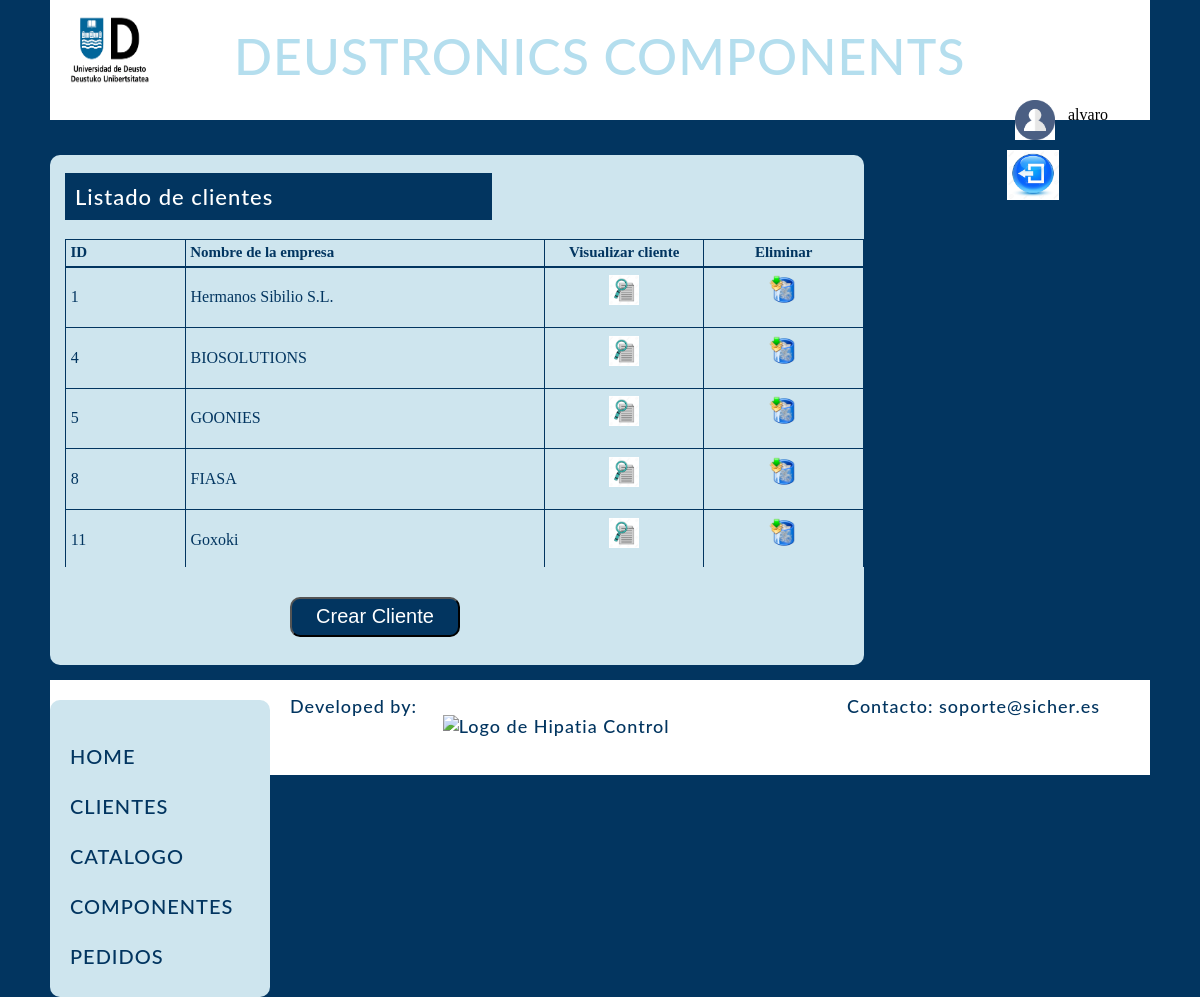
/appGestionPedidos/clientes/ (signed in), run on the app's committed database.
### appGestionPedidos/models.py (models this page shows, shortened)
class Cliente(models.Model):
    cif = models.CharField(max_length=10)
    nombre_empresa = models.CharField(max_length=80)
    direccion = models.CharField(max_length=120)
    codigo_postal = models.IntegerField()
    Localidad = models.CharField(max_length=120)
    Provincia = models.CharField(max_length=60)
    telefono = models.IntegerField()
    email = models.EmailField()
    persona_contacto = models.CharField(max_length=120)

### appGestionPedidos/views.py (the view)
# urls.py: path('clientes/', login_required(views.ClientesListView.as_view()), name='clientes'),
class ClientesListView(ListView):
    model = Cliente
    template_name = 'clientes.html'
    context_object_name = 'lista_clientes'
    def get_context_data(self, **kwargs):
        context = super(ClientesListView, self).get_context_data(**kwargs)
        context['Titulo_pagina'] = 'Listado de clientes'
        return context

### appGestionPedidos/templates/clientes.html (shortened to what this page needs)
{% extends 'base.html' %}
{% load static %}
{% block main %}
<h2 class = "titulos">Listado de clientes</h2>
<div class = "tabla">
	<table>
		<thead>
			<tr>
				<th class="primera-titulo">ID</th>
				<th class="segunda-titulo">Nombre de la empresa</th>
				<th class="tercera-titulo">Visualizar cliente</th>
				<th class="cuarta-titulo">Eliminar</th>
			</tr>
		</thead>
		<tbody>
			{% for d in lista_clientes %}
			<tr>
				<td class="primera" > {{ d.id }}</td>
				<td class="segunda">{{ d.nombre_empresa}}</td>
				<td class="tercera"><a href="/appGestionPedidos/clientes/{{ d.id }}"><img src="{% static 'IMG/LOGOS/examinar.jpg' %}" width="30px" height="30px" alt="Imagen de volver"></a></td>
				<td class="cuarta"><a href="/appGestionPedidos/clientes/delete/{{ d.id }}"><img src="{% static 'IMG/LOGOS/borrar.png' %}" width="30px" height="30px" alt="Imagen de volver"></a></td>
			</tr>
			{% endfor %}
		</tbody>
	</table>
</div>
<a class="crear" href="{% url 'Añadir_Cliente' %}"><button class ="boton" name="boton">Crear Cliente</button> </a>
{% endblock %}

### appGestionPedidos/templates/base.html (shortened to what this page needs)
{% load static %}
<!DOCTYPE html>
<html lang="es">
	<head>
		<link rel="stylesheet" href="{% static 'CSS/web_styles.css' %}">
	</head>
	<body onload="cambiarEstado()">
		<header>
			<img id="logo" src="{% static 'IMG/LOGOS/logo-deusto.png' %}" width="80px" height="100px" alt="Logo de Deusto">
			<h1>DEUSTRONICS COMPONENTS</h1>
			<div class="conten_salir">
				<div class="usuario_activo">
					<img src="{%static 'IMG/LOGOS/icono_usuario.png'%}" width="40px" height="40px" alt=""><label class="label_usuario">{{user.get_username}} </label>
				</div>
				<div class="salir">
					<a href="{%url 'logout' %}"><img src="{%static 'IMG/LOGOS/log_out.jpg'%}" width="52px" height="50px" alt=""></a>
				</div>
			</div>
		</header>
		<main>
			{% block main %}
            {% endblock %}
		</main>
		<div class="columna-izquierda">
			<div class="menu">
				<ul>
					<li><a class="enlace-menu" href="{% url 'home' %}">HOME</a></li>
					<li><a class="enlace-menu" href="{% url 'clientes' %}">CLIENTES</a></li>
					<li><a class="enlace-menu" href="{% url 'categorias' %}">CATALOGO</a></li>
					<li><a class="enlace-menu" href="{% url 'componentes' %}">COMPONENTES</a></li>
					<li><a class="enlace-menu" href="{% url 'pedidos' %}">PEDIDOS</a></li>
				</ul>
			</div>
		</div>
		<footer>
			<label>Developed by:</label>
			<img src="{% static 'IMG/LOGOS/logoHipatia.bmp' %}" width="80px" height="50px" alt="Logo de Hipatia Control">
			<div class="contacto">
				<label>Contacto: soporte@sicher.es</label>
			</div>
		</footer>
	</body>
</html>

### appGestionPedidos/static/CSS/web_styles.css (style rules this page uses)
body { background-color: #023560; max-width: 1100px; margin: 0 auto; }
header { background-color: white; height: 120px; margin-top: 0; max-width: 100%; }
h1 { color: #b4deee; display: inline-block; font-family: Lato, "sans-serif"; font-size: 50px; font-weight: 500; letter-spacing: 1px; line-height: 22px; margin-top: 0; padding-left: 80px; padding-top: 37px; vertical-align: bottom; }
#logo { display: inline-block; padding-left: 20px; vertical-align: bottom; }
.conten_salir { float:right; margin-left: 50px; display: inline-block; }
.usuario_activo { line-height:30px; }
.label_usuario { float:right; margin-right:55px; }
.salir { position: relative ; right: 8px; }
footer { background-color: white; clear: all; color: #023560; font-family: Lato, "sans-serif"; font-weight: 500; font-size: 18px; height: 80px; letter-spacing: 1px; margin-bottom: 0; margin-top: 15px; max-width: 100%; padding-left: 15px; padding-top: 15px; }
footer img { margin-top: 20px; margin-left: 0px; }
.contacto { margin-right: 30px; float:right; }
footer label { float: none; padding-top: 20px; margin-right: 20px; vertical-align: top; }
main { background-color: #cee5ee; background-radio: 10px; border-radius: 10px; box-sizing: border-box; display: inline-block; margin-top: 35px; padding-bottom: 25px; width: 74%; }
.titulos { background-color: #023560; color: white; padding: 10px; margin-left: 15px; width: 50%; }
label { float: left; width: 20%; }
.boton { background-color: #023560; border-radius: 10px; color: white; font-size: 20px; margin-left: 240px; margin-top: 30px; text-align: center; width: 170px; height: 40px; }
.crear { margin-top: 30px; }
h2, h2 a { color: #023650; font-family: Lato, "sans-serif"; font-weight: 500; font-size: 22px; letter-spacing: 1px; padding-top: 0px; padding-left: 0px; }
.columna-izquierda { background-color: #cee5ee; border-radius: 10px; box-sizing: border-box; float: left; margin-top: 35px; margin-right: 20px; width: 20% }
.menu { font-family: "Verdana"; margin-left: 20px; }
ul { list-style: none; padding-top: 15px; padding-left: 0px; }
a { text-decoration: inherit; border-bottom: 10px, solid, #023560; color: #023560; font-family: Lato, "sans-serif"; font-size: 20px; font-weight: 500; letter-spacing: 1px; line-height: 50px; }
.tabla { box-sizing: border-box; padding-left: 15px; width: 100%; }
td, th { border: 1px solid #023560; color: #023560; font-family: Verdana; padding: 0.3em; text-align: left; }
th { font-size: 15px; }
td { font-size: 16px; }
tr { style: border-collapse; }
.primera { width: 15%; }
.segunda { width: 400px; }
.tercera, .cuarta { text-align: center; width: 20%; }
.primera-titulo { width: 15%; }
.segunda-titulo { width: 400px; }
.tercera-titulo, .cuarta-titulo { text-align: center; width: 20%; }
thead, tbody { display: block; overflow-y: scroll; }
tbody, table { border-collapse: collapse; height: 300px; width: 100%; }

### data on the page
Cliente: id "1", nombre_empresa "Hermanos Sibilio S.L."
Cliente: id "4", nombre_empresa "BIOSOLUTIONS"
Cliente: id "5", nombre_empresa "GOONIES"
Cliente: id "8", nombre_empresa "FIASA"
Cliente: id "11", nombre_empresa "Goxoki"

### other printed values
{{ user.get_username }} "alvaro"
